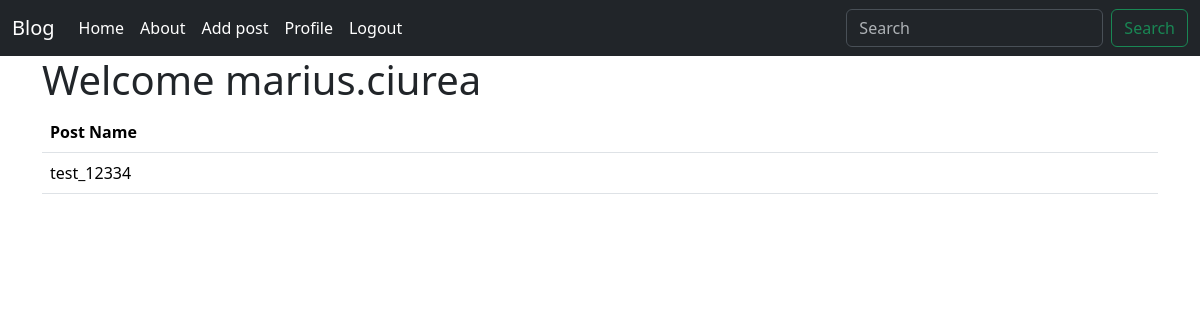
The page /profile/ (signed in) on the database as committed earlier.
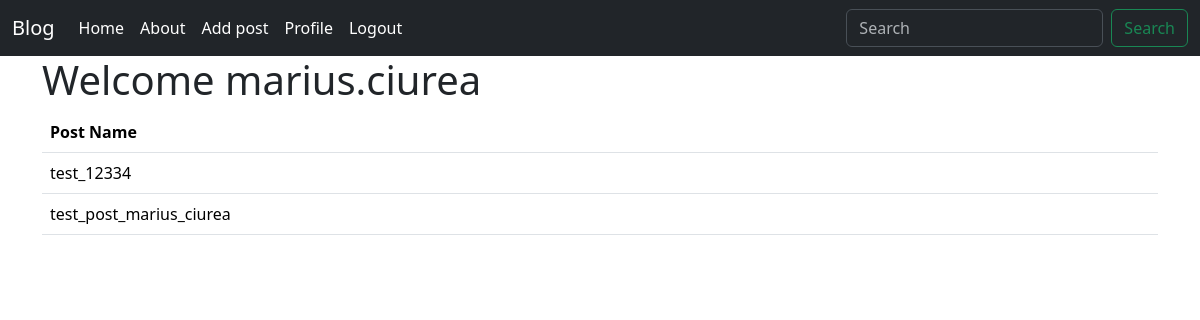
The same page on the database as committed later.
### posts/models.py (models this page shows)
class Posts(models.Model):
    user = models.ForeignKey(User, on_delete=models.CASCADE, default=1)
    title = models.CharField(max_length=100)
    content = models.TextField(null=True)
    def __str__(self):
        return self.title

### users/views.py (the view)
# urls.py: path('profile/', views.user_profile, name='users-profile'),
def user_profile(request):
    posts = Posts.objects.filter(user=request.user)
    print(request.user)
    print(posts)
    context = {'posts': posts}
    return render(request, 'users/profile.html', context)

### users/templates/users/profile.html
{% extends 'base.html' %}
{% block content %}
    <div class="container">
        <h1>Welcome {{ request.user }}</h1>
        <table class="table">
          <thead>
            <tr>
              <th scope="col">Post Name</th>
            </tr>
          </thead>
          <tbody>
            {% for post in posts %}
            <tr>
              <td>{{post.title}}</td>
            </tr>
          {% endfor %}
          </tbody>
        </table>
    </div>
{% endblock content %}

### templates/base.html (shortened to what this page needs)
{% load static %}
<!doctype html>
<html lang="en">
  <head>
    <link rel="stylesheet" href="{% static 'style/style.css' %}">
    <link href="https://cdn.jsdelivr.net/npm/bootstrap@5.3.3/dist/css/bootstrap.min.css" rel="stylesheet">
  </head>
  <body>
    <nav class="navbar navbar-expand-lg navbar-light navbar-dark bg-dark" data-bs-theme="dark">
      <div class="container-fluid">
        <a class="navbar-brand" href="{% url 'posts-home' %}">Blog</a>
        <div class="collapse navbar-collapse" id="navbarSupportedContent">
          <ul class="navbar-nav me-auto mb-2 mb-lg-0">
            <li class="nav-item">
              <a class="nav-link active" aria-current="page" href="{% url 'posts-home' %}">Home</a>
            </li>
            <li class="nav-item">
              <a class="nav-link active" aria-current="page" href="{% url 'posts-about' %}">About</a>
            </li>
            {% if request.user.is_authenticated %}
              <li class="nav-item">
                <a class="nav-link active" aria-current="page" href="{% url 'posts-create-post' %}">Add post</a>
              </li>
              <li class="nav-item">
                <a class="nav-link active" aria-current="page" href="{% url 'users-profile' %}">Profile</a>
              </li>
              <li class="nav-item">
                <a class="nav-link active" aria-current="page" href="{% url 'users-logout' %}">Logout</a>
              </li>
            {% else %}
              <li class="nav-item">
                <a class="nav-link active" aria-current="page" href="{% url 'users-login' %}">Login</a>
              </li>
            {% endif %}
          </ul>
          <form class="d-flex" role="search">
            <input class="form-control me-2" type="search" placeholder="Search" aria-label="Search">
            <button class="btn btn-outline-success" type="submit">Search</button>
          </form>
        </div>
      </div>
    </nav>
    {% block content %}
    {% endblock content %}
  </body>
</html>

Rows that differ between the two databases and show on the page:
added Posts: title "test_post_marius_ciurea"
